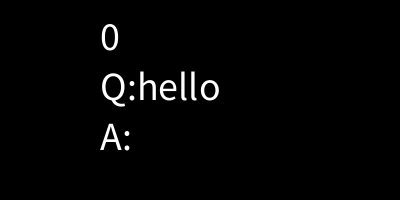
Frame 1 (no input)
Frame 60 (the mouse pressed at the canvas centre just before this capture): identical to frame 1, image omitted
Frame 120 (the mouse held since frame 60 and released just before this capture): identical to frame 1, image omitted

The Processing sketch that drew this single still picture (run headless with seeded random() and noise(); from frame 60 on, the mouse is pressed at the canvas centre):

// Processing sketch: week17_5
// ── week17_5.pde
void setup(){
size(400,200);
 textSize(40);
}
String line="";
String Q="hello";
void draw(){
 background(0);
 int len=line.length();text(len,100,50);
 text("Q:"+Q,100,100);
 text("A:"+line,100,150);
}
void keyPressed(){
 int len=line.length();
 if(key>='a'&&key<='z')line=line+key;
 if(key>='A'&&key<='Z')line=line+key;
 if(key==BACKSPACE&&len>0)line=line.substring(0,len-1); 
  
}
